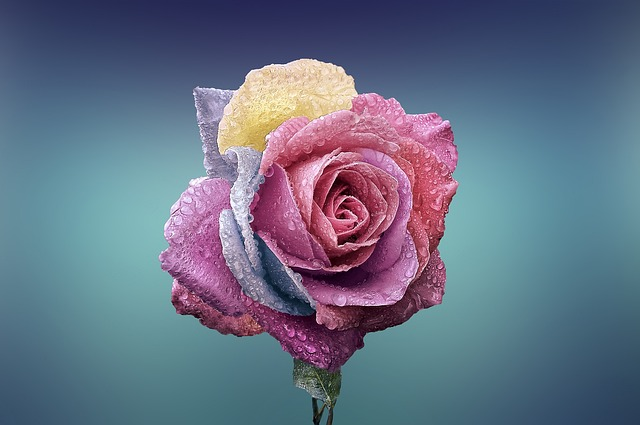
#> input picture cartoonify/rose.jpg, 640 x 425 px, found by its file name
$ python 'p5(erosion_dilution).py'
#> lines starting #> are read from the running program, lines starting #| are printed output that depends on the picture; after the words box and inside, x2 and y2 are one past the last pixel; in counts of white or black regions, pixels touching at a corner belong together
import cv2
import numpy as np
import matplotlib.pyplot as plt
#load and preprocess the images
img=cv2.imread(r'C:\Users\Sahyadri\Pictures\Saved Pictures\rose.jpg',cv2.IMREAD_GRAYSCALE)
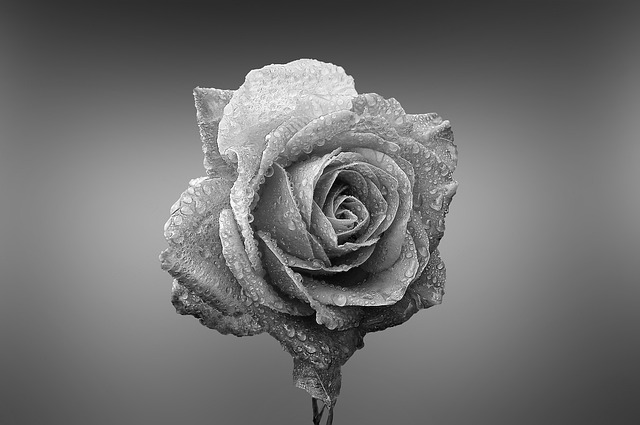
#> img: shape (425, 640); min 0, max 255, mean 111.2
if img is None:
    raise FileNotFoundError("the image file was not found")
#convert image to binary using thresholding
_,bin_img=cv2.threshold(img,127,255,cv2.THRESH_BINARY)
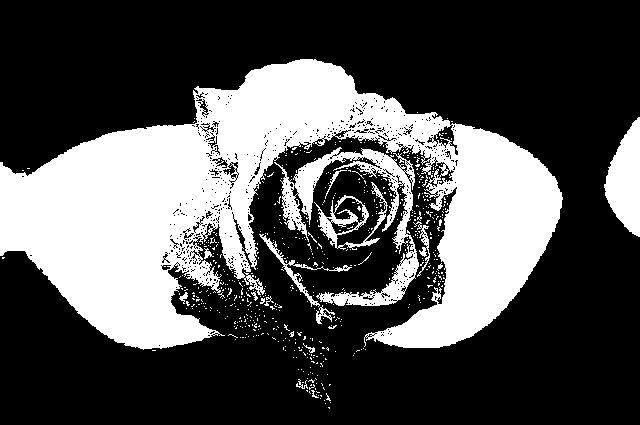
#> bin_img: shape (425, 640); 31.8% white; 585 white regions (567 under 20 px), largest, box (x1, y1, x2, y2) and area: (0, 59, 563, 350) 74424, (274, 147, 419, 306) 5424, (604, 117, 640, 237) 2772
#define a 3x3 structuring element
struct_ele=np.ones((3,3),np.uint8)
#perform erosion and dilution
eroded_img=cv2.erode(bin_img,struct_ele)
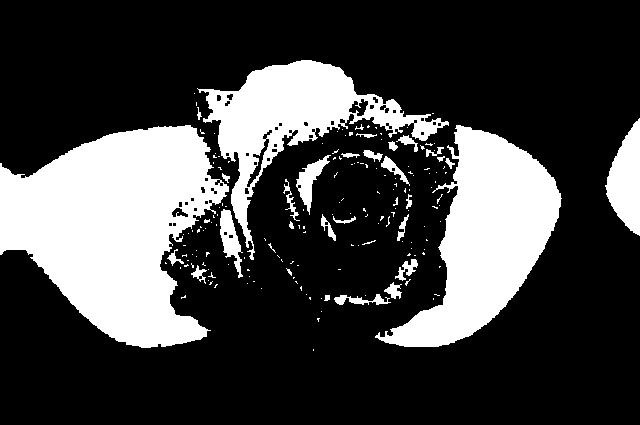
#> eroded_img: shape (425, 640); 25.9% white; 177 white regions (144 under 20 px), largest, box (x1, y1, x2, y2) and area: (0, 125, 229, 348) 31735, (375, 125, 562, 347) 18878, (197, 60, 449, 260) 12907
dilated_img=cv2.dilate(bin_img,struct_ele)
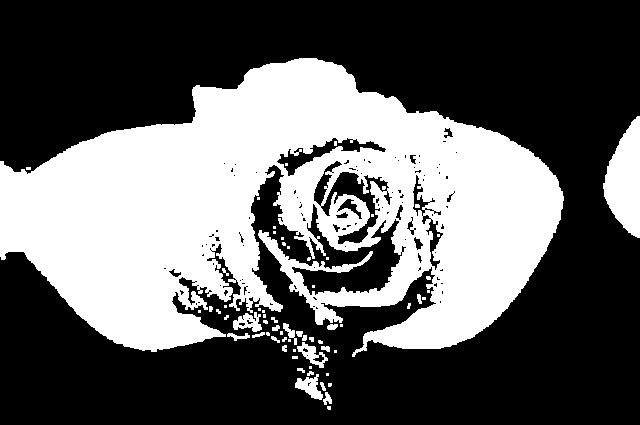
#> dilated_img: shape (425, 640); 37.8% white; 65 white regions (41 under 20 px), largest, box (x1, y1, x2, y2) and area: (0, 58, 564, 357) 97646, (603, 116, 640, 238) 2972, (295, 374, 323, 400) 365
#compute absolute differences
eroded_dif=cv2.absdiff(eroded_img,bin_img)
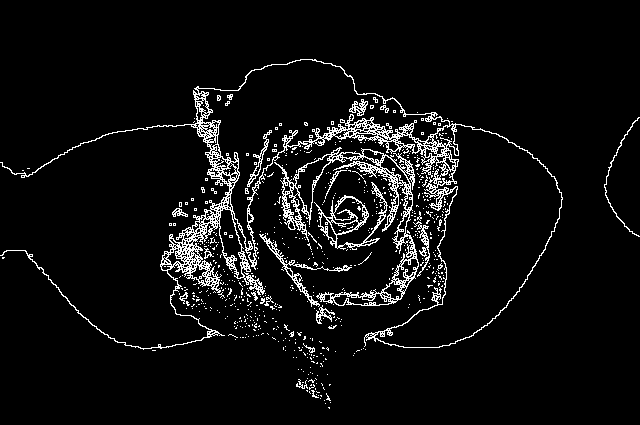
#> eroded_dif: shape (425, 640); 5.9% white in thin lines or dots, all inside (x1, y1, x2, y2) = (0, 59, 640, 409)
dilated_dif=cv2.absdiff(dilated_img,bin_img)
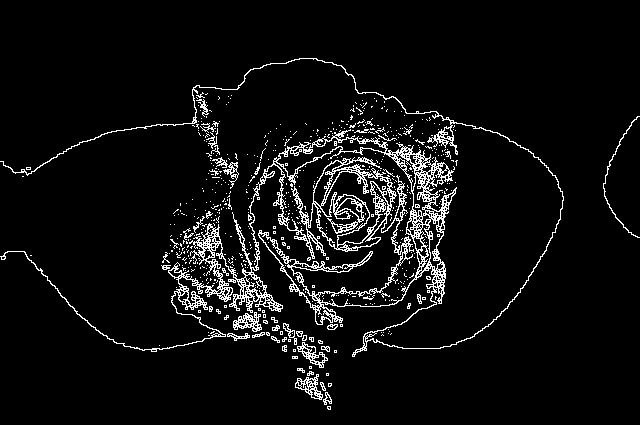
#> dilated_dif: shape (425, 640); 6% white in thin lines or dots, all inside (x1, y1, x2, y2) = (0, 58, 640, 410)
#display results
titles=['Original Binary','Eroded','Dilated','Erosion Diff','Dilated Diff']
images=[bin_img,eroded_img,dilated_img,eroded_dif,dilated_dif]

plt.figure(figsize=(16,6))
for i,imgs in enumerate(images):
    plt.subplot(2,3,i+1)    #arranges images in 2 row 3 column layout
    plt.imshow(imgs,cmap='gray')
    plt.title(titles[i])
    plt.axis('off')
#> this loop made 5 passes
plt.tight_layout()
plt.show()
